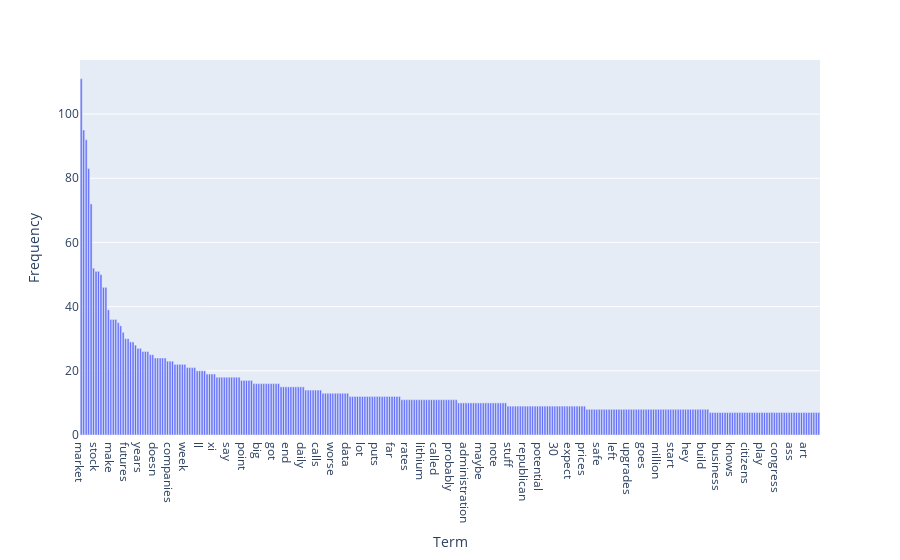

Notebook code cell kept with this figure:
### Code cell
## exercise14:
count_vect_ns = CountVectorizer(stop_words='english')#filter the stop words
X_counts_ns = count_vect_ns.fit_transform(X.text)

term_freqs = np.asarray(X_counts_ns.sum(axis=0)).ravel()

tf_df = pd.DataFrame({
    "term": count_vect_ns.get_feature_names_out(),
    "frequency": np.asarray(X_counts_ns.sum(axis=0)).ravel()
})
df_sorted = tf_df.sort_values("frequency", ascending=False)

fig = px.bar(x=df_sorted["term"][:300], 
              y=df_sorted["frequency"][:300],
             labels={'x': 'Term', 'y': 'Frequency'})
fig.show()

### Figure 1 — Plotly figure (JSON) as saved in the notebook; plotly's stock layout.template omitted (floating-point values rounded to 4 significant figures; data arrays with more than 128 entries replaced by an {"elided": "..."} marker saying what was removed)
{"data": [{"hovertemplate": "Term=%{x}<br>Frequency=%{y}<extra></extra>", "legendgroup": "", "marker": {"color": "#636efa", "pattern": {"shape": ""}}, "name": "", "orientation": "v", "showlegend": false, "textposition": "auto", "type": "bar", "x": {"elided": "300 str values"}, "xaxis": "x", "y": {"elided": "300 int values"}, "yaxis": "y"}], "layout": {"barmode": "relative", "legend": {"tracegroupgap": 0}, "margin": {"t": 60}, "xaxis": {"anchor": "y", "domain": [0, 1], "title": {"text": "Term"}}, "yaxis": {"anchor": "x", "domain": [0, 1], "title": {"text": "Frequency"}}}}
